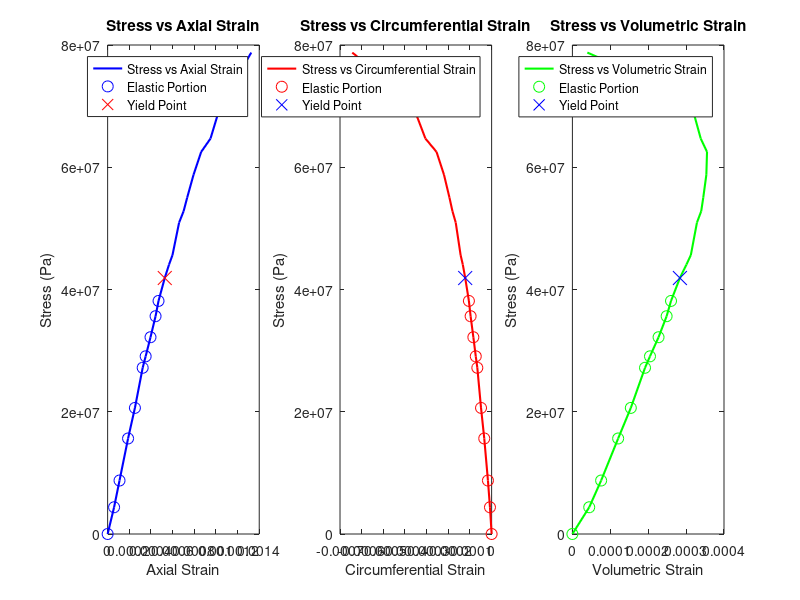
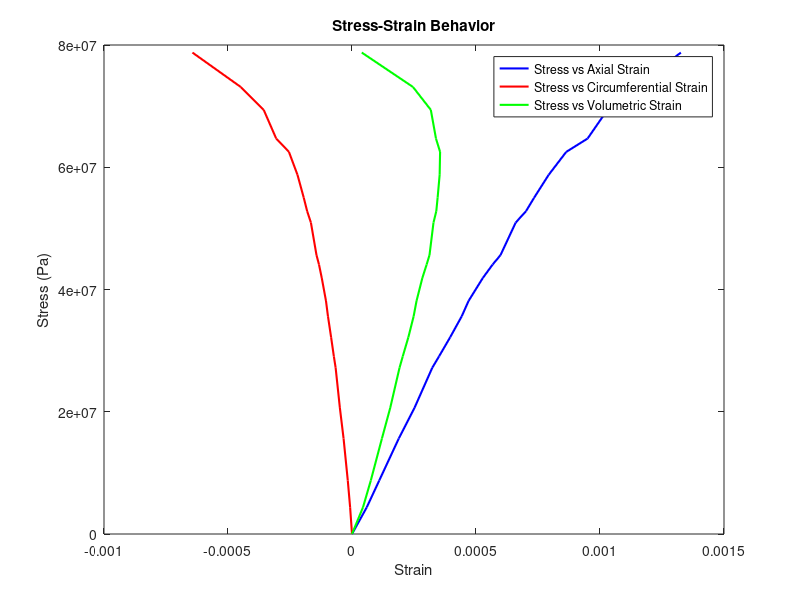
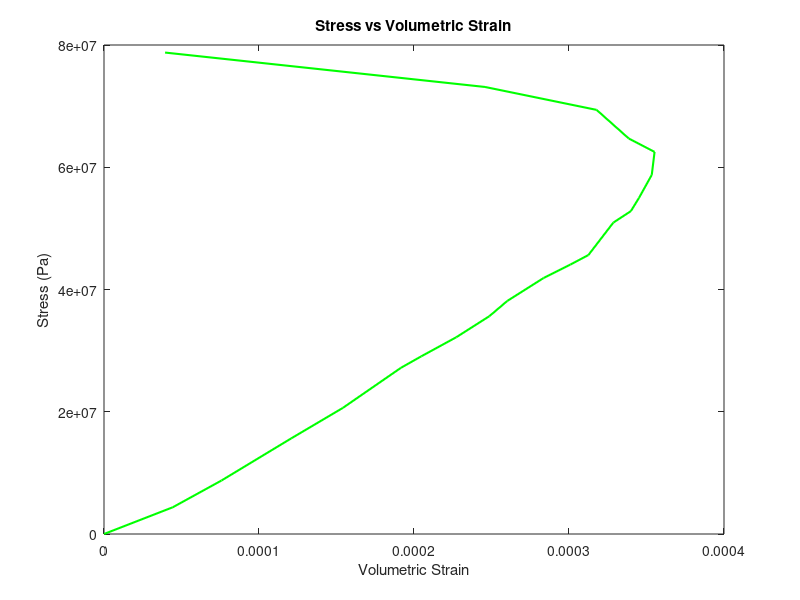

Write MATLAB code to recreate these figures, in order.
load_kN = [0 1.375 2.749 4.91 6.481 8.543 9.132 10.114 11.194 11.979 13.157 13.844 14.336 16.005 16.593 17.281 18.459 19.638 20.325 21.798 22.976 24.744];
axial_strain_x10_4 = [0 0.596 1.098 1.887 2.519 3.236 3.511 3.959 4.426 4.7 5.274 5.668 5.989 6.6 7.017 7.342 7.93 8.638 9.5 10.298 11.432 13.262];
circumferential_strain_x10_4 = [0 -0.076 -0.17 -0.34 -0.489 -0.66 -0.732 -0.843 -0.97 -1.049 -1.219 -1.33 -1.432 -1.657 -1.809 -1.945 -2.198 -2.543 -3.057 -3.56 -4.487 -6.434];
axial_strain = axial_strain_x10_4 * 1e-4;
circumferential_strain = circumferential_strain_x10_4 * 1e-4;
volumetric_strain = axial_strain + 2 * circumferential_strain;
sample_diameter = 20 * 1e-3; 
sample_area = pi * (sample_diameter / 2)^2;
stress_Pa = load_kN * 1e3 / sample_area; 
figure;
subplot(1, 3, 1);
plot(axial_strain, stress_Pa, 'b', 'LineWidth', 1.5);
xlabel('Axial Strain');
ylabel('Stress (Pa)');
title('Stress vs Axial Strain');
subplot(1, 3, 2);
plot(circumferential_strain, stress_Pa, 'r', 'LineWidth', 1.5);
xlabel('Circumferential Strain');
ylabel('Stress (Pa)');
title('Stress vs Circumferential Strain');
subplot(1, 3, 3);
plot(volumetric_strain, stress_Pa, 'g', 'LineWidth', 1.5);
xlabel('Volumetric Strain');
ylabel('Stress (Pa)');
title('Stress vs Volumetric Strain');
elastic_range = 1:10; 
yield_point = 11; 
subplot(1, 3, 1);
hold on;
plot(axial_strain(elastic_range), stress_Pa(elastic_range), 'bo', 'MarkerSize', 8);
plot(axial_strain(yield_point), stress_Pa(yield_point), 'rx', 'MarkerSize', 10);
legend('Stress vs Axial Strain', 'Elastic Portion', 'Yield Point');
subplot(1, 3, 2);
hold on;
plot(circumferential_strain(elastic_range), stress_Pa(elastic_range), 'ro', 'MarkerSize', 8);
plot(circumferential_strain(yield_point), stress_Pa(yield_point), 'bx', 'MarkerSize', 10);
legend('Stress vs Circumferential Strain', 'Elastic Portion', 'Yield Point');
subplot(1, 3, 3);
hold on;
plot(volumetric_strain(elastic_range), stress_Pa(elastic_range), 'go', 'MarkerSize', 8);
plot(volumetric_strain(yield_point), stress_Pa(yield_point), 'bx', 'MarkerSize', 10);
legend('Stress vs Volumetric Strain', 'Elastic Portion', 'Yield Point');


load_kN = [0 1.375 2.749 4.910 6.481 8.543 9.132 10.114 11.194 11.979 13.157 13.844 14.336 16.005 16.593 17.281 18.459 19.638 20.325 21.798 22.976 24.744];
axial_strain = [0 0.596 1.098 1.887 2.519 3.236 3.511 3.959 4.426 4.700 5.274 5.668 5.989 6.600 7.017 7.342 7.930 8.638 9.500 10.298 11.432 13.262] * 1e-4;
circumferential_strain = [0 -0.076 -0.170 -0.340 -0.489 -0.660 -0.732 -0.843 -0.970 -1.049 -1.219 -1.330 -1.432 -1.657 -1.809 -1.945 -2.198 -2.543 -3.057 -3.560 -4.487 -6.434] * 1e-4;
volumetric_strain = axial_strain + 2 * circumferential_strain;
diameter = 20e-3; 
area = pi * (diameter/2)^2; 
stress_Pa = load_kN * 1e3 / area; 
elastic_region = 1:5;
p = polyfit(axial_strain(elastic_region), stress_Pa(elastic_region), 1);
E = p(1); 
nu = -mean(circumferential_strain(elastic_region)) / mean(axial_strain(elastic_region));
fprintf('Young''s modulus (E): %.2f GPa\n', E * 1e-9); 
fprintf('Poisson''s ratio (ν): %.4f\n', nu);


load_kN = [0 1.375 2.749 4.91 6.481 8.543 9.132 10.114 11.194 11.979 13.157 13.844 14.336 16.005 16.593 17.281 18.459 19.638 20.325 21.798 22.976 24.744];
axial_strain_x10_4 = [0 0.596 1.098 1.887 2.519 3.236 3.511 3.959 4.426 4.7 5.274 5.668 5.989 6.6 7.017 7.342 7.93 8.638 9.5 10.298 11.432 13.262];
circumferential_strain_x10_4 = [0 -0.076 -0.17 -0.34 -0.489 -0.66 -0.732 -0.843 -0.97 -1.049 -1.219 -1.33 -1.432 -1.657 -1.809 -1.945 -2.198 -2.543 -3.057 -3.56 -4.487 -6.434];
axial_strain = axial_strain_x10_4 * 1e-4;
circumferential_strain = circumferential_strain_x10_4 * 1e-4;
volumetric_strain = axial_strain + 2 * circumferential_strain;
sample_diameter = 20 * 1e-3;
sample_area = pi * (sample_diameter / 2)^2;
stress_Pa = load_kN * 1e3 / sample_area;
figure;
plot(axial_strain, stress_Pa, 'b', 'LineWidth', 1.5, 'DisplayName', 'Stress vs Axial Strain');
hold on;
plot(circumferential_strain, stress_Pa, 'r', 'LineWidth', 1.5, 'DisplayName', 'Stress vs Circumferential Strain');
plot(volumetric_strain, stress_Pa, 'g', 'LineWidth', 1.5, 'DisplayName', 'Stress vs Volumetric Strain');
xlabel('Strain');
ylabel('Stress (Pa)');
legend('Location', 'Best');
title('Stress-Strain Behavior');


load_kN = [0 1.375 2.749 4.91 6.481 8.543 9.132 10.114 11.194 11.979 13.157 13.844 14.336 16.005 16.593 17.281 18.459 19.638 20.325 21.798 22.976 24.744];
axial_strain_x10_4 = [0 0.596 1.098 1.887 2.519 3.236 3.511 3.959 4.426 4.7 5.274 5.668 5.989 6.6 7.017 7.342 7.93 8.638 9.5 10.298 11.432 13.262];
circumferential_strain_x10_4 = [0 -0.076 -0.17 -0.34 -0.489 -0.66 -0.732 -0.843 -0.97 -1.049 -1.219 -1.33 -1.432 -1.657 -1.809 -1.945 -2.198 -2.543 -3.057 -3.56 -4.487 -6.434];
axial_strain = axial_strain_x10_4 * 1e-4;
circumferential_strain = circumferential_strain_x10_4 * 1e-4;
volumetric_strain = axial_strain + 2 * circumferential_strain;
sample_diameter = 20 * 1e-3;
sample_area = pi * (sample_diameter / 2)^2;
stress_Pa = load_kN * 1e3 / sample_area;
figure;
plot(volumetric_strain, stress_Pa, 'g', 'LineWidth', 1.5);
xlabel('Volumetric Strain');
ylabel('Stress (Pa)');
title('Stress vs Volumetric Strain');


